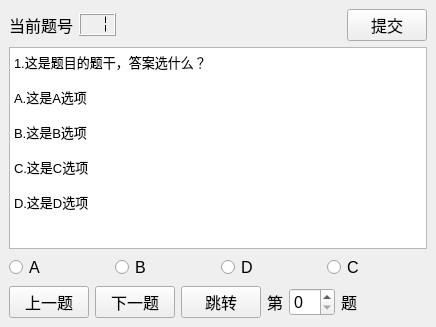
<?xml version="1.0" encoding="UTF-8"?>
<ui version="4.0">
 <class>Test</class>
 <widget class="QMainWindow" name="Test">
  <property name="geometry">
   <rect>
    <x>0</x>
    <y>0</y>
    <width>436</width>
    <height>327</height>
   </rect>
  </property>
  <property name="windowTitle">
   <string>MainWindow</string>
  </property>
  <widget class="QWidget" name="centralwidget">
   <layout class="QVBoxLayout" name="verticalLayout">
    <item>
     <layout class="QHBoxLayout" name="horizontalLayout_2">
      <item>
       <widget class="QLabel" name="label">
        <property name="sizePolicy">
         <sizepolicy hsizetype="Fixed" vsizetype="Fixed">
          <horstretch>0</horstretch>
          <verstretch>0</verstretch>
         </sizepolicy>
        </property>
        <property name="font">
         <font>
          <pointsize>12</pointsize>
         </font>
        </property>
        <property name="text">
         <string>当前题号</string>
        </property>
       </widget>
      </item>
      <item>
       <widget class="QLCDNumber" name="lcdNumber">
        <property name="sizePolicy">
         <sizepolicy hsizetype="Fixed" vsizetype="Fixed">
          <horstretch>0</horstretch>
          <verstretch>0</verstretch>
         </sizepolicy>
        </property>
        <property name="font">
         <font>
          <pointsize>12</pointsize>
         </font>
        </property>
        <property name="digitCount">
         <number>2</number>
        </property>
        <property name="mode">
         <enum>QLCDNumber::Dec</enum>
        </property>
        <property name="segmentStyle">
         <enum>QLCDNumber::Flat</enum>
        </property>
        <property name="value" stdset="0">
         <double>1.000000000000000</double>
        </property>
       </widget>
      </item>
      <item>
       <spacer name="horizontalSpacer">
        <property name="orientation">
         <enum>Qt::Horizontal</enum>
        </property>
        <property name="sizeHint" stdset="0">
         <size>
          <width>40</width>
          <height>20</height>
         </size>
        </property>
       </spacer>
      </item>
      <item>
       <widget class="QPushButton" name="pushButton_2">
        <property name="sizePolicy">
         <sizepolicy hsizetype="Fixed" vsizetype="Fixed">
          <horstretch>0</horstretch>
          <verstretch>0</verstretch>
         </sizepolicy>
        </property>
        <property name="font">
         <font>
          <pointsize>12</pointsize>
         </font>
        </property>
        <property name="text">
         <string>提交</string>
        </property>
       </widget>
      </item>
     </layout>
    </item>
    <item>
     <widget class="QTextBrowser" name="textBrowser">
      <property name="html">
       <string>&lt;!DOCTYPE HTML PUBLIC &quot;-//W3C//DTD HTML 4.0//EN&quot; &quot;http://www.w3.org/TR/REC-html40/strict.dtd&quot;&gt;
&lt;html&gt;&lt;head&gt;&lt;meta name=&quot;qrichtext&quot; content=&quot;1&quot; /&gt;&lt;style type=&quot;text/css&quot;&gt;
p, li { white-space: pre-wrap; }
&lt;/style&gt;&lt;/head&gt;&lt;body style=&quot; font-family:'SimSun'; font-size:9pt; font-weight:400; font-style:normal;&quot;&gt;
&lt;p style=&quot; margin-top:0px; margin-bottom:0px; margin-left:0px; margin-right:0px; -qt-block-indent:0; text-indent:0px;&quot;&gt;&lt;span style=&quot; font-size:10pt;&quot;&gt;1.这是题目的题干，答案选什么？&lt;/span&gt;&lt;/p&gt;
&lt;p style=&quot;-qt-paragraph-type:empty; margin-top:0px; margin-bottom:0px; margin-left:0px; margin-right:0px; -qt-block-indent:0; text-indent:0px; font-size:10pt;&quot;&gt;&lt;br /&gt;&lt;/p&gt;
&lt;p style=&quot; margin-top:0px; margin-bottom:0px; margin-left:0px; margin-right:0px; -qt-block-indent:0; text-indent:0px;&quot;&gt;&lt;span style=&quot; font-size:10pt;&quot;&gt;A.这是A选项&lt;/span&gt;&lt;/p&gt;
&lt;p style=&quot;-qt-paragraph-type:empty; margin-top:0px; margin-bottom:0px; margin-left:0px; margin-right:0px; -qt-block-indent:0; text-indent:0px; font-size:10pt;&quot;&gt;&lt;br /&gt;&lt;/p&gt;
&lt;p style=&quot; margin-top:0px; margin-bottom:0px; margin-left:0px; margin-right:0px; -qt-block-indent:0; text-indent:0px;&quot;&gt;&lt;span style=&quot; font-size:10pt;&quot;&gt;B.这是B选项&lt;/span&gt;&lt;/p&gt;
&lt;p style=&quot;-qt-paragraph-type:empty; margin-top:0px; margin-bottom:0px; margin-left:0px; margin-right:0px; -qt-block-indent:0; text-indent:0px; font-size:10pt;&quot;&gt;&lt;br /&gt;&lt;/p&gt;
&lt;p style=&quot; margin-top:0px; margin-bottom:0px; margin-left:0px; margin-right:0px; -qt-block-indent:0; text-indent:0px;&quot;&gt;&lt;span style=&quot; font-size:10pt;&quot;&gt;C.这是C选项&lt;/span&gt;&lt;/p&gt;
&lt;p style=&quot;-qt-paragraph-type:empty; margin-top:0px; margin-bottom:0px; margin-left:0px; margin-right:0px; -qt-block-indent:0; text-indent:0px; font-size:10pt;&quot;&gt;&lt;br /&gt;&lt;/p&gt;
&lt;p style=&quot; margin-top:0px; margin-bottom:0px; margin-left:0px; margin-right:0px; -qt-block-indent:0; text-indent:0px;&quot;&gt;&lt;span style=&quot; font-size:10pt;&quot;&gt;D.这是D选项&lt;/span&gt;&lt;/p&gt;&lt;/body&gt;&lt;/html&gt;</string>
      </property>
     </widget>
    </item>
    <item>
     <layout class="QHBoxLayout" name="horizontalLayout">
      <item>
       <widget class="QRadioButton" name="radioButton">
        <property name="font">
         <font>
          <pointsize>12</pointsize>
         </font>
        </property>
        <property name="text">
         <string>A</string>
        </property>
       </widget>
      </item>
      <item>
       <widget class="QRadioButton" name="radioButton_2">
        <property name="font">
         <font>
          <pointsize>12</pointsize>
         </font>
        </property>
        <property name="text">
         <string>B</string>
        </property>
       </widget>
      </item>
      <item>
       <widget class="QRadioButton" name="radioButton_4">
        <property name="font">
         <font>
          <pointsize>12</pointsize>
         </font>
        </property>
        <property name="text">
         <string>D</string>
        </property>
       </widget>
      </item>
      <item>
       <widget class="QRadioButton" name="radioButton_3">
        <property name="font">
         <font>
          <pointsize>12</pointsize>
         </font>
        </property>
        <property name="text">
         <string>C</string>
        </property>
       </widget>
      </item>
     </layout>
    </item>
    <item>
     <layout class="QHBoxLayout" name="horizontalLayout_4">
      <item>
       <widget class="QPushButton" name="pushButton_3">
        <property name="font">
         <font>
          <pointsize>12</pointsize>
         </font>
        </property>
        <property name="text">
         <string>上一题</string>
        </property>
       </widget>
      </item>
      <item>
       <widget class="QPushButton" name="pushButton">
        <property name="font">
         <font>
          <pointsize>12</pointsize>
         </font>
        </property>
        <property name="text">
         <string>下一题</string>
        </property>
       </widget>
      </item>
      <item>
       <widget class="QPushButton" name="pushButton_4">
        <property name="sizePolicy">
         <sizepolicy hsizetype="Fixed" vsizetype="Fixed">
          <horstretch>0</horstretch>
          <verstretch>0</verstretch>
         </sizepolicy>
        </property>
        <property name="font">
         <font>
          <pointsize>12</pointsize>
         </font>
        </property>
        <property name="text">
         <string>跳转</string>
        </property>
       </widget>
      </item>
      <item>
       <widget class="QLabel" name="label_2">
        <property name="sizePolicy">
         <sizepolicy hsizetype="Fixed" vsizetype="Fixed">
          <horstretch>0</horstretch>
          <verstretch>0</verstretch>
         </sizepolicy>
        </property>
        <property name="font">
         <font>
          <pointsize>12</pointsize>
         </font>
        </property>
        <property name="text">
         <string>第</string>
        </property>
       </widget>
      </item>
      <item>
       <widget class="QSpinBox" name="spinBox">
        <property name="sizePolicy">
         <sizepolicy hsizetype="Fixed" vsizetype="Fixed">
          <horstretch>0</horstretch>
          <verstretch>0</verstretch>
         </sizepolicy>
        </property>
        <property name="font">
         <font>
          <pointsize>12</pointsize>
         </font>
        </property>
        <property name="frame">
         <bool>true</bool>
        </property>
       </widget>
      </item>
      <item>
       <widget class="QLabel" name="label_3">
        <property name="sizePolicy">
         <sizepolicy hsizetype="Fixed" vsizetype="Fixed">
          <horstretch>0</horstretch>
          <verstretch>0</verstretch>
         </sizepolicy>
        </property>
        <property name="font">
         <font>
          <pointsize>12</pointsize>
         </font>
        </property>
        <property name="text">
         <string>题</string>
        </property>
       </widget>
      </item>
      <item>
       <spacer name="horizontalSpacer_2">
        <property name="orientation">
         <enum>Qt::Horizontal</enum>
        </property>
        <property name="sizeHint" stdset="0">
         <size>
          <width>40</width>
          <height>20</height>
         </size>
        </property>
       </spacer>
      </item>
     </layout>
    </item>
   </layout>
  </widget>
 </widget>
 <resources/>
 <connections/>
</ui>
